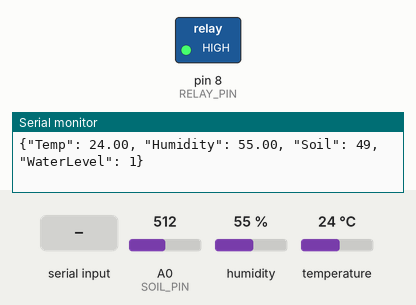
Bench run of a sketch on a simulated Arduino Uno, built with avr-gcc and run on an emulated ATmega328P. On the bench: switched loads named in the sketch (green lamp = pin HIGH), the last lines printed to the serial monitor. Inputs (shaded band) come from the test bench; at power-on: A0 (SOIL_PIN) = 512, humidity 55 %, temperature 24 °C.

Above: at 1.2 s.
1.3 s: "1" received over Serial
At 2.6 s:
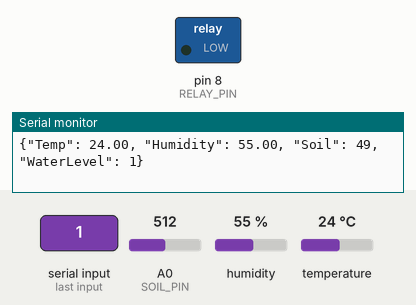
3.5 s: "0" received over Serial
At 5.0 s:
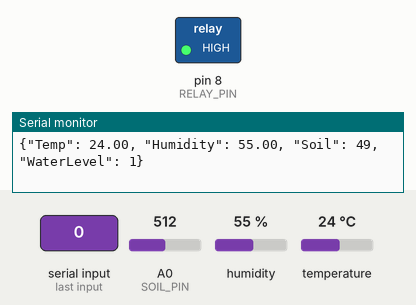
Timing chart, 0 to 6.5 s (numbered marks = the images above; inputs shaded):
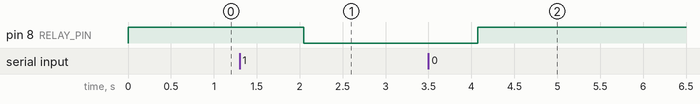

The sketch:

arduino_code.ino
```cpp
#include <DHT.h>

#define DHTPIN 7       // الحساس الأزرق واصل في رجل 7
#define DHTTYPE DHT11
#define SOIL_PIN A0    // حساس الرطوبة واصل في A0
#define RELAY_PIN 8    // الريلاي واصل في رجل 8

DHT dht(DHTPIN, DHTTYPE);

void setup() {
  Serial.begin(9600);
  dht.begin();
  pinMode(RELAY_PIN, OUTPUT);
  digitalWrite(RELAY_PIN, HIGH); // الريلاي بيفصل غالباً على HIGH
}

void loop() {
  float h = dht.readHumidity();
  float t = dht.readTemperature();
  int soil = analogRead(SOIL_PIN);
  int soilPercent = map(soil, 1023, 0, 0, 100);

  // سكربت البايثون الخاص بك يعتمد على وجود قراءة لمستوى المياه،
  // وبما أن الحساس ليس في كودك، سنعطيه قيمة افتراضية 1 (يعني يوجد مياه)
  int waterLevel = 1;

  // send data with json format to make python able to read it
  Serial.print("{\"Temp\": ");
  Serial.print(t);
  Serial.print(", \"Humidity\": ");
  Serial.print(h);
  Serial.print(", \"Soil\": ");
  Serial.print(soilPercent);
  Serial.print(", \"WaterLevel\": ");
  Serial.print(waterLevel);
  Serial.println("}");

  // استقبال الأوامر من الكمبيوتر (من ملف app.py لاحقاً)
  if (Serial.available() > 0) {
    char cmd = Serial.read();
    if (cmd == '1') digitalWrite(RELAY_PIN, LOW);   // Relay ON
    if (cmd == '0') digitalWrite(RELAY_PIN, HIGH); // Relay OFF
  }
  delay(2000);
}
```

Measured:
- after the input at 1.3 s, pin 8 (RELAY_PIN): HIGH → LOW after 0.75 s
- after the input at 3.5 s, pin 8 (RELAY_PIN): LOW → HIGH after 0.57 s
